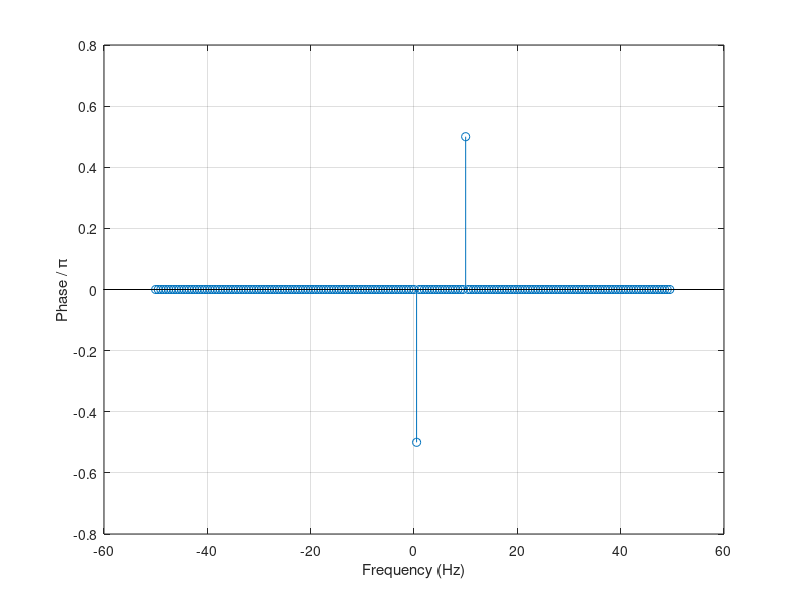
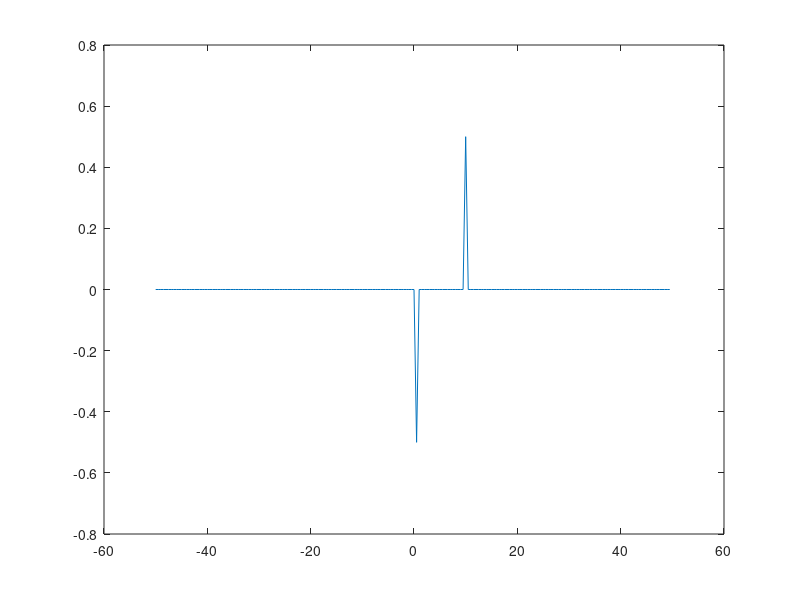

The MATLAB script that drew these images, in order:
fs = 100;
t = -pi:pi/fs:pi-pi/fs;
%x = cos(2*pi*15*t - pi/4) - sin(2*pi*40*t);


Omega_1 = 1; Theta_1 = log(0.5); Phi_1 = pi/2;
Omega_2 = 20; Theta_2 = log(0.5); Phi_2 = pi/2;


E1 = exp((1i*Omega_1.*t)+Theta_1);
W1 = exp(1i*Phi_1);

E2 = exp((1i*Omega_2.*t)+Theta_2);
W2 = exp(1i*Phi_2);

s1 = E1*W1;
s2 = E2*W2;
S = s1 + s2;

x = S;

y = fft(x);
z = fftshift(y);

ly = length(y);
f = (-ly/2:ly/2-1)/ly*fs;

stem(f,abs(z))
xlabel 'Frequency (Hz)'
ylabel '|y|'
grid

tol = 1e-6;
z(abs(z) < tol) = 0;

theta = angle(z);

stem(f,theta/pi)
xlabel 'Frequency (Hz)'
ylabel 'Phase / \pi'
grid

figure;
plot(f, theta/pi);

